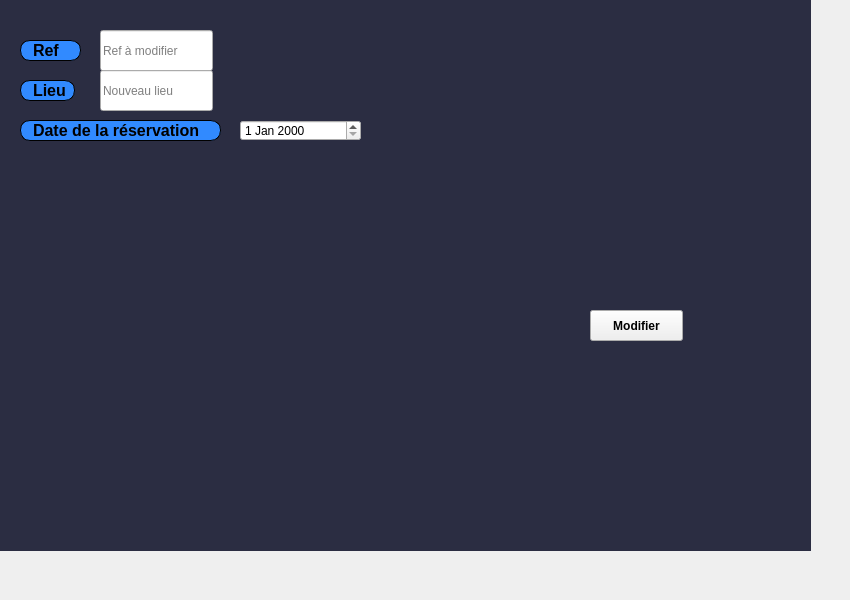
     <widget class="QWidget" name="tab_6">
      <attribute name="title">
       <string>Modifier</string>
      </attribute>
      <widget class="QLabel" name="label_23">
       <property name="geometry">
        <rect>
         <x>-30</x>
         <y>-40</y>
         <width>841</width>
         <height>591</height>
        </rect>
       </property>
       <property name="styleSheet">
        <string notr="true">background-color: rgb(43, 45, 66);</string>
       </property>
       <property name="text">
        <string/>
       </property>
       <property name="pixmap">
        <pixmap resource="ressources.qrc">:/images/img/imf.jpg</pixmap>
       </property>
      </widget>
      <widget class="QLabel" name="label_24">
       <property name="geometry">
        <rect>
         <x>20</x>
         <y>40</y>
         <width>61</width>
         <height>21</height>
        </rect>
       </property>
       <property name="font">
        <font>
         <family>Arial</family>
         <pointsize>12</pointsize>
         <weight>75</weight>
         <italic>false</italic>
         <bold>true</bold>
        </font>
       </property>
       <property name="styleSheet">
        <string notr="true">border: 1px solid black;
border-radius: 10px;
padding: 0 8px;
background: #318aff;
font: bold, &quot;Arial&quot;;;
text-align:center;</string>
       </property>
       <property name="text">
        <string>Ref</string>
       </property>
      </widget>
      <widget class="QDateEdit" name="dateEdit_4">
       <property name="geometry">
        <rect>
         <x>240</x>
         <y>120</y>
         <width>121</width>
         <height>21</height>
        </rect>
       </property>
       <property name="styleSheet">
        <string notr="true"/>
       </property>
      </widget>
      <widget class="QPushButton" name="pushButton_modifier_2">
       <property name="geometry">
        <rect>
         <x>590</x>
         <y>310</y>
         <width>93</width>
         <height>31</height>
        </rect>
       </property>
       <property name="font">
        <font>
         <family>Arial</family>
         <pointsize>9</pointsize>
         <weight>75</weight>
         <italic>false</italic>
         <bold>true</bold>
        </font>
       </property>
       <property name="styleSheet">
        <string notr="true">#pushButton_modifier_2{
font: bold, &quot;Arial&quot;;;     background-color: qlineargradient(x1: 0, y1: 0, x2: 0, y2: 1,
                                       stop: 0 #dadbde, stop: 1 #f6f7fa);
}
#pushButton_modifier_2:pressed {
font: bold, &quot;Arial&quot;;;     background-color: qlineargradient(x1: 0, y1: 0, x2: 0, y2: 1,
                                       stop: 0 #dadbde, stop: 1 #fff07b);}</string>
       </property>
       <property name="text">
        <string>Modifier</string>
       </property>
       <property name="icon">
        <iconset resource="ressources.qrc">
         <normaloff>:/images/img/B.png</normaloff>:/images/img/B.png</iconset>
       </property>
      </widget>
      <widget class="QLabel" name="label_25">
       <property name="geometry">
        <rect>
         <x>20</x>
         <y>120</y>
         <width>201</width>
         <height>21</height>
        </rect>
       </property>
       <property name="font">
        <font>
         <family>Arial</family>
         <pointsize>12</pointsize>
         <weight>75</weight>
         <italic>false</italic>
         <bold>true</bold>
        </font>
       </property>
       <property name="styleSheet">
        <string notr="true">border: 1px solid black;
border-radius: 10px;
padding: 0 8px;
background: #318aff;
font: bold, &quot;Arial&quot;;;
text-align:center;</string>
       </property>
       <property name="text">
        <string>Date de la réservation</string>
       </property>
      </widget>
      <widget class="QLineEdit" name="lineEdit_2">
       <property name="geometry">
        <rect>
         <x>100</x>
         <y>30</y>
         <width>113</width>
         <height>41</height>
        </rect>
       </property>
       <property name="styleSheet">
        <string notr="true"/>
       </property>
       <property name="placeholderText">
        <string>Ref à modifier</string>
       </property>
      </widget>
      <widget class="QLabel" name="label_22">
       <property name="geometry">
        <rect>
         <x>20</x>
         <y>80</y>
         <width>55</width>
         <height>21</height>
        </rect>
       </property>
       <property name="font">
        <font>
         <family>Arial</family>
         <pointsize>12</pointsize>
         <weight>75</weight>
         <italic>false</italic>
         <bold>true</bold>
        </font>
       </property>
       <property name="styleSheet">
        <string notr="true">border: 1px solid black;
border-radius: 10px;
padding: 0 8px;
background: #318aff;
font: bold, &quot;Arial&quot;;;
text-align:center;</string>
       </property>
       <property name="text">
        <string>Lieu</string>
       </property>
      </widget>
      <widget class="QLineEdit" name="lineEdit_3">
       <property name="geometry">
        <rect>
         <x>100</x>
         <y>70</y>
         <width>113</width>
         <height>41</height>
        </rect>
       </property>
       <property name="styleSheet">
        <string notr="true"/>
       </property>
       <property name="placeholderText">
        <string>Nouveau lieu</string>
       </property>
      </widget>
     </widget>
